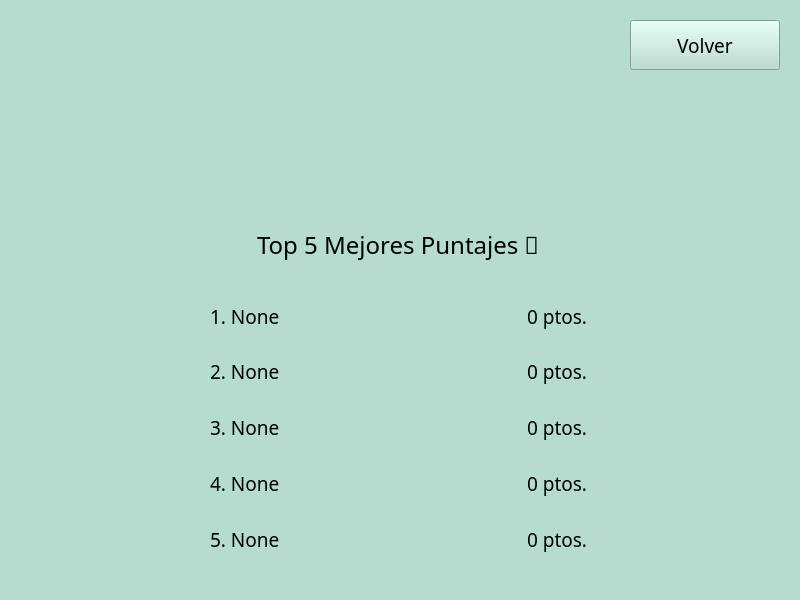
<?xml version="1.0" encoding="UTF-8"?>
<ui version="4.0">
 <class>ventana_rankings</class>
 <widget class="QMainWindow" name="ventana_rankings">
  <property name="geometry">
   <rect>
    <x>0</x>
    <y>0</y>
    <width>800</width>
    <height>600</height>
   </rect>
  </property>
  <property name="palette">
   <palette>
    <active>
     <colorrole role="WindowText">
      <brush brushstyle="SolidPattern">
       <color alpha="255">
        <red>0</red>
        <green>0</green>
        <blue>0</blue>
       </color>
      </brush>
     </colorrole>
     <colorrole role="Button">
      <brush brushstyle="SolidPattern">
       <color alpha="255">
        <red>181</red>
        <green>220</green>
        <blue>207</blue>
       </color>
      </brush>
     </colorrole>
     <colorrole role="Light">
      <brush brushstyle="SolidPattern">
       <color alpha="255">
        <red>255</red>
        <green>255</green>
        <blue>255</blue>
       </color>
      </brush>
     </colorrole>
     <colorrole role="Midlight">
      <brush brushstyle="SolidPattern">
       <color alpha="255">
        <red>218</red>
        <green>237</green>
        <blue>231</blue>
       </color>
      </brush>
     </colorrole>
     <colorrole role="Dark">
      <brush brushstyle="SolidPattern">
       <color alpha="255">
        <red>90</red>
        <green>110</green>
        <blue>103</blue>
       </color>
      </brush>
     </colorrole>
     <colorrole role="Mid">
      <brush brushstyle="SolidPattern">
       <color alpha="255">
        <red>121</red>
        <green>147</green>
        <blue>138</blue>
       </color>
      </brush>
     </colorrole>
     <colorrole role="Text">
      <brush brushstyle="SolidPattern">
       <color alpha="255">
        <red>0</red>
        <green>0</green>
        <blue>0</blue>
       </color>
      </brush>
     </colorrole>
     <colorrole role="BrightText">
      <brush brushstyle="SolidPattern">
       <color alpha="255">
        <red>255</red>
        <green>255</green>
        <blue>255</blue>
       </color>
      </brush>
     </colorrole>
     <colorrole role="ButtonText">
      <brush brushstyle="SolidPattern">
       <color alpha="255">
        <red>0</red>
        <green>0</green>
        <blue>0</blue>
       </color>
      </brush>
     </colorrole>
     <colorrole role="Base">
      <brush brushstyle="SolidPattern">
       <color alpha="255">
        <red>255</red>
        <green>255</green>
        <blue>255</blue>
       </color>
      </brush>
     </colorrole>
     <colorrole role="Window">
      <brush brushstyle="SolidPattern">
       <color alpha="255">
        <red>181</red>
        <green>220</green>
        <blue>207</blue>
       </color>
      </brush>
     </colorrole>
     <colorrole role="Shadow">
      <brush brushstyle="SolidPattern">
       <color alpha="255">
        <red>0</red>
        <green>0</green>
        <blue>0</blue>
       </color>
      </brush>
     </colorrole>
     <colorrole role="AlternateBase">
      <brush brushstyle="SolidPattern">
       <color alpha="255">
        <red>218</red>
        <green>237</green>
        <blue>231</blue>
       </color>
      </brush>
     </colorrole>
     <colorrole role="ToolTipBase">
      <brush brushstyle="SolidPattern">
       <color alpha="255">
        <red>255</red>
        <green>255</green>
        <blue>220</blue>
       </color>
      </brush>
     </colorrole>
     <colorrole role="ToolTipText">
      <brush brushstyle="SolidPattern">
       <color alpha="255">
        <red>0</red>
        <green>0</green>
        <blue>0</blue>
       </color>
      </brush>
     </colorrole>
     <colorrole role="PlaceholderText">
      <brush brushstyle="NoBrush">
       <color alpha="128">
        <red>0</red>
        <green>0</green>
        <blue>0</blue>
       </color>
      </brush>
     </colorrole>
    </active>
    <inactive>
     <colorrole role="WindowText">
      <brush brushstyle="SolidPattern">
       <color alpha="255">
        <red>0</red>
        <green>0</green>
        <blue>0</blue>
       </color>
      </brush>
     </colorrole>
     <colorrole role="Button">
      <brush brushstyle="SolidPattern">
       <color alpha="255">
        <red>181</red>
        <green>220</green>
        <blue>207</blue>
       </color>
      </brush>
     </colorrole>
     <colorrole role="Light">
      <brush brushstyle="SolidPattern">
       <color alpha="255">
        <red>255</red>
        <green>255</green>
        <blue>255</blue>
       </color>
      </brush>
     </colorrole>
     <colorrole role="Midlight">
      <brush brushstyle="SolidPattern">
       <color alpha="255">
        <red>218</red>
        <green>237</green>
        <blue>231</blue>
       </color>
      </brush>
     </colorrole>
     <colorrole role="Dark">
      <brush brushstyle="SolidPattern">
       <color alpha="255">
        <red>90</red>
        <green>110</green>
        <blue>103</blue>
       </color>
      </brush>
     </colorrole>
     <colorrole role="Mid">
      <brush brushstyle="SolidPattern">
       <color alpha="255">
        <red>121</red>
        <green>147</green>
        <blue>138</blue>
       </color>
      </brush>
     </colorrole>
     <colorrole role="Text">
      <brush brushstyle="SolidPattern">
       <color alpha="255">
        <red>0</red>
        <green>0</green>
        <blue>0</blue>
       </color>
      </brush>
     </colorrole>
     <colorrole role="BrightText">
      <brush brushstyle="SolidPattern">
       <color alpha="255">
        <red>255</red>
        <green>255</green>
        <blue>255</blue>
       </color>
      </brush>
     </colorrole>
     <colorrole role="ButtonText">
      <brush brushstyle="SolidPattern">
       <color alpha="255">
        <red>0</red>
        <green>0</green>
        <blue>0</blue>
       </color>
      </brush>
     </colorrole>
     <colorrole role="Base">
      <brush brushstyle="SolidPattern">
       <color alpha="255">
        <red>255</red>
        <green>255</green>
        <blue>255</blue>
       </color>
      </brush>
     </colorrole>
     <colorrole role="Window">
      <brush brushstyle="SolidPattern">
       <color alpha="255">
        <red>181</red>
        <green>220</green>
        <blue>207</blue>
       </color>
      </brush>
     </colorrole>
     <colorrole role="Shadow">
      <brush brushstyle="SolidPattern">
       <color alpha="255">
        <red>0</red>
        <green>0</green>
        <blue>0</blue>
       </color>
      </brush>
     </colorrole>
     <colorrole role="AlternateBase">
      <brush brushstyle="SolidPattern">
       <color alpha="255">
        <red>218</red>
        <green>237</green>
        <blue>231</blue>
       </color>
      </brush>
     </colorrole>
     <colorrole role="ToolTipBase">
      <brush brushstyle="SolidPattern">
       <color alpha="255">
        <red>255</red>
        <green>255</green>
        <blue>220</blue>
       </color>
      </brush>
     </colorrole>
     <colorrole role="ToolTipText">
      <brush brushstyle="SolidPattern">
       <color alpha="255">
        <red>0</red>
        <green>0</green>
        <blue>0</blue>
       </color>
      </brush>
     </colorrole>
     <colorrole role="PlaceholderText">
      <brush brushstyle="NoBrush">
       <color alpha="128">
        <red>0</red>
        <green>0</green>
        <blue>0</blue>
       </color>
      </brush>
     </colorrole>
    </inactive>
    <disabled>
     <colorrole role="WindowText">
      <brush brushstyle="SolidPattern">
       <color alpha="255">
        <red>90</red>
        <green>110</green>
        <blue>103</blue>
       </color>
      </brush>
     </colorrole>
     <colorrole role="Button">
      <brush brushstyle="SolidPattern">
       <color alpha="255">
        <red>181</red>
        <green>220</green>
        <blue>207</blue>
       </color>
      </brush>
     </colorrole>
     <colorrole role="Light">
      <brush brushstyle="SolidPattern">
       <color alpha="255">
        <red>255</red>
        <green>255</green>
        <blue>255</blue>
       </color>
      </brush>
     </colorrole>
     <colorrole role="Midlight">
      <brush brushstyle="SolidPattern">
       <color alpha="255">
        <red>218</red>
        <green>237</green>
        <blue>231</blue>
       </color>
      </brush>
     </colorrole>
     <colorrole role="Dark">
      <brush brushstyle="SolidPattern">
       <color alpha="255">
        <red>90</red>
        <green>110</green>
        <blue>103</blue>
       </color>
      </brush>
     </colorrole>
     <colorrole role="Mid">
      <brush brushstyle="SolidPattern">
       <color alpha="255">
        <red>121</red>
        <green>147</green>
        <blue>138</blue>
       </color>
      </brush>
     </colorrole>
     <colorrole role="Text">
      <brush brushstyle="SolidPattern">
       <color alpha="255">
        <red>90</red>
        <green>110</green>
        <blue>103</blue>
       </color>
      </brush>
     </colorrole>
     <colorrole role="BrightText">
      <brush brushstyle="SolidPattern">
       <color alpha="255">
        <red>255</red>
        <green>255</green>
        <blue>255</blue>
       </color>
      </brush>
     </colorrole>
     <colorrole role="ButtonText">
      <brush brushstyle="SolidPattern">
       <color alpha="255">
        <red>90</red>
        <green>110</green>
        <blue>103</blue>
       </color>
      </brush>
     </colorrole>
     <colorrole role="Base">
      <brush brushstyle="SolidPattern">
       <color alpha="255">
        <red>181</red>
        <green>220</green>
        <blue>207</blue>
       </color>
      </brush>
     </colorrole>
     <colorrole role="Window">
      <brush brushstyle="SolidPattern">
       <color alpha="255">
        <red>181</red>
        <green>220</green>
        <blue>207</blue>
       </color>
      </brush>
     </colorrole>
     <colorrole role="Shadow">
      <brush brushstyle="SolidPattern">
       <color alpha="255">
        <red>0</red>
        <green>0</green>
        <blue>0</blue>
       </color>
      </brush>
     </colorrole>
     <colorrole role="AlternateBase">
      <brush brushstyle="SolidPattern">
       <color alpha="255">
        <red>181</red>
        <green>220</green>
        <blue>207</blue>
       </color>
      </brush>
     </colorrole>
     <colorrole role="ToolTipBase">
      <brush brushstyle="SolidPattern">
       <color alpha="255">
        <red>255</red>
        <green>255</green>
        <blue>220</blue>
       </color>
      </brush>
     </colorrole>
     <colorrole role="ToolTipText">
      <brush brushstyle="SolidPattern">
       <color alpha="255">
        <red>0</red>
        <green>0</green>
        <blue>0</blue>
       </color>
      </brush>
     </colorrole>
     <colorrole role="PlaceholderText">
      <brush brushstyle="NoBrush">
       <color alpha="128">
        <red>0</red>
        <green>0</green>
        <blue>0</blue>
       </color>
      </brush>
     </colorrole>
    </disabled>
   </palette>
  </property>
  <property name="font">
   <font>
    <family>Terminal</family>
    <pointsize>11</pointsize>
   </font>
  </property>
  <property name="windowTitle">
   <string>ventana_rankings</string>
  </property>
  <property name="windowIcon">
   <iconset>
    <normaloff>../sprites/Personajes/Verde/still.png</normaloff>../sprites/Personajes/Verde/still.png</iconset>
  </property>
  <widget class="QWidget" name="centralwidget">
   <widget class="QLabel" name="icono_top">
    <property name="geometry">
     <rect>
      <x>300</x>
      <y>30</y>
      <width>200</width>
      <height>180</height>
     </rect>
    </property>
    <property name="text">
     <string/>
    </property>
    <property name="pixmap">
     <pixmap>../sprites/ranking.png</pixmap>
    </property>
    <property name="scaledContents">
     <bool>true</bool>
    </property>
   </widget>
   <widget class="QWidget" name="verticalLayoutWidget">
    <property name="geometry">
     <rect>
      <x>90</x>
      <y>220</y>
      <width>617</width>
      <height>344</height>
     </rect>
    </property>
    <layout class="QVBoxLayout" name="verticalLayout">
     <item>
      <layout class="QHBoxLayout" name="horizontalLayout_top">
       <item alignment="Qt::AlignHCenter">
        <widget class="QLabel" name="label_top">
         <property name="font">
          <font>
           <family>Trebuchet MS</family>
           <pointsize>18</pointsize>
           <weight>50</weight>
           <bold>false</bold>
          </font>
         </property>
         <property name="text">
          <string>Top 5 Mejores Puntajes 👑</string>
         </property>
         <property name="alignment">
          <set>Qt::AlignCenter</set>
         </property>
        </widget>
       </item>
      </layout>
     </item>
     <item>
      <spacer name="verticalSpacer">
       <property name="orientation">
        <enum>Qt::Vertical</enum>
       </property>
       <property name="sizeType">
        <enum>QSizePolicy::Fixed</enum>
       </property>
       <property name="sizeHint" stdset="0">
        <size>
         <width>20</width>
         <height>15</height>
        </size>
       </property>
      </spacer>
     </item>
     <item>
      <layout class="QHBoxLayout" name="horizontalLayout_1">
       <item>
        <spacer name="horizontalSpacer">
         <property name="orientation">
          <enum>Qt::Horizontal</enum>
         </property>
         <property name="sizeType">
          <enum>QSizePolicy::Fixed</enum>
         </property>
         <property name="sizeHint" stdset="0">
          <size>
           <width>120</width>
           <height>20</height>
          </size>
         </property>
        </spacer>
       </item>
       <item>
        <widget class="QLabel" name="jugador_1">
         <property name="font">
          <font>
           <family>Trebuchet MS</family>
           <pointsize>14</pointsize>
           <weight>50</weight>
           <bold>false</bold>
          </font>
         </property>
         <property name="text">
          <string>1. None</string>
         </property>
         <property name="alignment">
          <set>Qt::AlignLeading|Qt::AlignLeft|Qt::AlignVCenter</set>
         </property>
        </widget>
       </item>
       <item>
        <widget class="QLabel" name="puntaje_1">
         <property name="font">
          <font>
           <family>Trebuchet MS</family>
           <pointsize>14</pointsize>
           <weight>50</weight>
           <bold>false</bold>
          </font>
         </property>
         <property name="text">
          <string>0 ptos.</string>
         </property>
         <property name="alignment">
          <set>Qt::AlignRight|Qt::AlignTrailing|Qt::AlignVCenter</set>
         </property>
        </widget>
       </item>
       <item>
        <spacer name="horizontalSpacer_2">
         <property name="orientation">
          <enum>Qt::Horizontal</enum>
         </property>
         <property name="sizeType">
          <enum>QSizePolicy::Fixed</enum>
         </property>
         <property name="sizeHint" stdset="0">
          <size>
           <width>120</width>
           <height>20</height>
          </size>
         </property>
        </spacer>
       </item>
      </layout>
     </item>
     <item>
      <layout class="QHBoxLayout" name="horizontalLayout_2">
       <item>
        <spacer name="horizontalSpacer_4">
         <property name="orientation">
          <enum>Qt::Horizontal</enum>
         </property>
         <property name="sizeType">
          <enum>QSizePolicy::Fixed</enum>
         </property>
         <property name="sizeHint" stdset="0">
          <size>
           <width>120</width>
           <height>20</height>
          </size>
         </property>
        </spacer>
       </item>
       <item>
        <widget class="QLabel" name="jugador_2">
         <property name="font">
          <font>
           <family>Trebuchet MS</family>
           <pointsize>14</pointsize>
           <weight>50</weight>
           <bold>false</bold>
          </font>
         </property>
         <property name="text">
          <string>2. None</string>
         </property>
         <property name="alignment">
          <set>Qt::AlignLeading|Qt::AlignLeft|Qt::AlignVCenter</set>
         </property>
        </widget>
       </item>
       <item>
        <widget class="QLabel" name="puntaje_2">
         <property name="font">
          <font>
           <family>Trebuchet MS</family>
           <pointsize>14</pointsize>
           <weight>50</weight>
           <bold>false</bold>
          </font>
         </property>
         <property name="text">
          <string>0 ptos.</string>
         </property>
         <property name="alignment">
          <set>Qt::AlignRight|Qt::AlignTrailing|Qt::AlignVCenter</set>
         </property>
        </widget>
       </item>
       <item>
        <spacer name="horizontalSpacer_6">
         <property name="orientation">
          <enum>Qt::Horizontal</enum>
         </property>
         <property name="sizeType">
          <enum>QSizePolicy::Fixed</enum>
         </property>
         <property name="sizeHint" stdset="0">
          <size>
           <width>120</width>
           <height>20</height>
          </size>
         </property>
        </spacer>
       </item>
      </layout>
     </item>
     <item>
      <layout class="QHBoxLayout" name="horizontalLayout_3">
       <item>
        <spacer name="horizontalSpacer_7">
         <property name="orientation">
          <enum>Qt::Horizontal</enum>
         </property>
         <property name="sizeType">
          <enum>QSizePolicy::Fixed</enum>
         </property>
         <property name="sizeHint" stdset="0">
          <size>
           <width>120</width>
           <height>20</height>
          </size>
         </property>
        </spacer>
       </item>
       <item>
        <widget class="QLabel" name="jugador_3">
         <property name="font">
          <font>
           <family>Trebuchet MS</family>
           <pointsize>14</pointsize>
           <weight>50</weight>
           <bold>false</bold>
          </font>
         </property>
         <property name="text">
          <string>3. None</string>
         </property>
         <property name="alignment">
          <set>Qt::AlignLeading|Qt::AlignLeft|Qt::AlignVCenter</set>
         </property>
        </widget>
       </item>
       <item>
        <widget class="QLabel" name="puntaje_3">
         <property name="font">
          <font>
           <family>Trebuchet MS</family>
           <pointsize>14</pointsize>
           <weight>50</weight>
           <bold>false</bold>
          </font>
         </property>
         <property name="text">
          <string>0 ptos.</string>
         </property>
         <property name="alignment">
          <set>Qt::AlignRight|Qt::AlignTrailing|Qt::AlignVCenter</set>
         </property>
        </widget>
       </item>
       <item>
        <spacer name="horizontalSpacer_12">
         <property name="orientation">
          <enum>Qt::Horizontal</enum>
         </property>
         <property name="sizeType">
          <enum>QSizePolicy::Fixed</enum>
         </property>
         <property name="sizeHint" stdset="0">
          <size>
           <width>120</width>
           <height>20</height>
          </size>
         </property>
        </spacer>
       </item>
      </layout>
     </item>
     <item>
      <layout class="QHBoxLayout" name="horizontalLayout_4">
       <item>
        <spacer name="horizontalSpacer_9">
         <property name="orientation">
          <enum>Qt::Horizontal</enum>
         </property>
         <property name="sizeType">
          <enum>QSizePolicy::Fixed</enum>
         </property>
         <property name="sizeHint" stdset="0">
          <size>
           <width>120</width>
           <height>20</height>
          </size>
         </property>
        </spacer>
       </item>
       <item>
        <widget class="QLabel" name="jugador_4">
         <property name="font">
          <font>
           <family>Trebuchet MS</family>
           <pointsize>14</pointsize>
           <weight>50</weight>
           <bold>false</bold>
          </font>
         </property>
         <property name="text">
          <string>4. None</string>
         </property>
         <property name="alignment">
          <set>Qt::AlignLeading|Qt::AlignLeft|Qt::AlignVCenter</set>
         </property>
        </widget>
       </item>
       <item>
        <widget class="QLabel" name="puntaje_4">
         <property name="font">
          <font>
           <family>Trebuchet MS</family>
           <pointsize>14</pointsize>
           <weight>50</weight>
           <bold>false</bold>
          </font>
         </property>
         <property name="text">
          <string>0 ptos.</string>
         </property>
         <property name="alignment">
          <set>Qt::AlignRight|Qt::AlignTrailing|Qt::AlignVCenter</set>
         </property>
        </widget>
       </item>
       <item>
        <spacer name="horizontalSpacer_11">
         <property name="orientation">
          <enum>Qt::Horizontal</enum>
         </property>
         <property name="sizeType">
          <enum>QSizePolicy::Fixed</enum>
         </property>
         <property name="sizeHint" stdset="0">
          <size>
           <width>120</width>
           <height>20</height>
          </size>
         </property>
        </spacer>
       </item>
      </layout>
     </item>
     <item>
      <layout class="QHBoxLayout" name="horizontalLayout_5">
       <item>
        <spacer name="horizontalSpacer_8">
         <property name="orientation">
          <enum>Qt::Horizontal</enum>
         </property>
         <property name="sizeType">
          <enum>QSizePolicy::Fixed</enum>
         </property>
         <property name="sizeHint" stdset="0">
          <size>
           <width>120</width>
           <height>20</height>
          </size>
         </property>
        </spacer>
       </item>
       <item>
        <widget class="QLabel" name="jugador_5">
         <property name="font">
          <font>
           <family>Trebuchet MS</family>
           <pointsize>14</pointsize>
           <weight>50</weight>
           <bold>false</bold>
          </font>
         </property>
         <property name="text">
          <string>5. None</string>
         </property>
         <property name="alignment">
          <set>Qt::AlignLeading|Qt::AlignLeft|Qt::AlignVCenter</set>
         </property>
        </widget>
       </item>
       <item>
        <widget class="QLabel" name="puntaje_5">
         <property name="font">
          <font>
           <family>Trebuchet MS</family>
           <pointsize>14</pointsize>
           <weight>50</weight>
           <bold>false</bold>
          </font>
         </property>
         <property name="text">
          <string>0 ptos.</string>
         </property>
         <property name="alignment">
          <set>Qt::AlignRight|Qt::AlignTrailing|Qt::AlignVCenter</set>
         </property>
        </widget>
       </item>
       <item>
        <spacer name="horizontalSpacer_10">
         <property name="orientation">
          <enum>Qt::Horizontal</enum>
         </property>
         <property name="sizeType">
          <enum>QSizePolicy::Fixed</enum>
         </property>
         <property name="sizeHint" stdset="0">
          <size>
           <width>120</width>
           <height>20</height>
          </size>
         </property>
        </spacer>
       </item>
      </layout>
     </item>
    </layout>
   </widget>
   <widget class="QPushButton" name="boton_volver">
    <property name="geometry">
     <rect>
      <x>630</x>
      <y>20</y>
      <width>150</width>
      <height>50</height>
     </rect>
    </property>
    <property name="font">
     <font>
      <family>Trebuchet MS</family>
      <pointsize>14</pointsize>
     </font>
    </property>
    <property name="text">
     <string>Volver</string>
    </property>
   </widget>
  </widget>
 </widget>
 <resources/>
 <connections/>
</ui>
